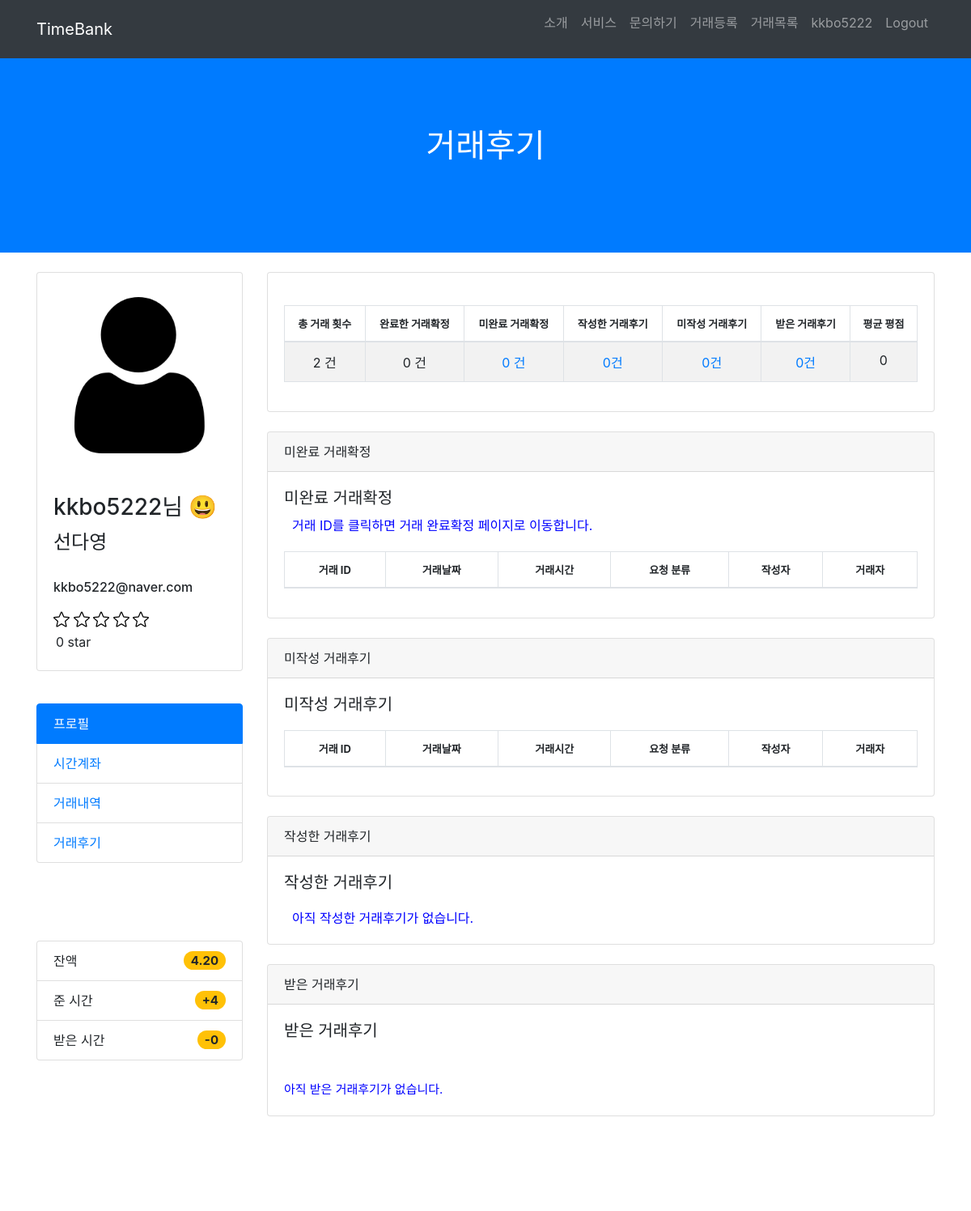
The page /account/kkbo5222/my_review (signed in, upper part) on the database as committed earlier.
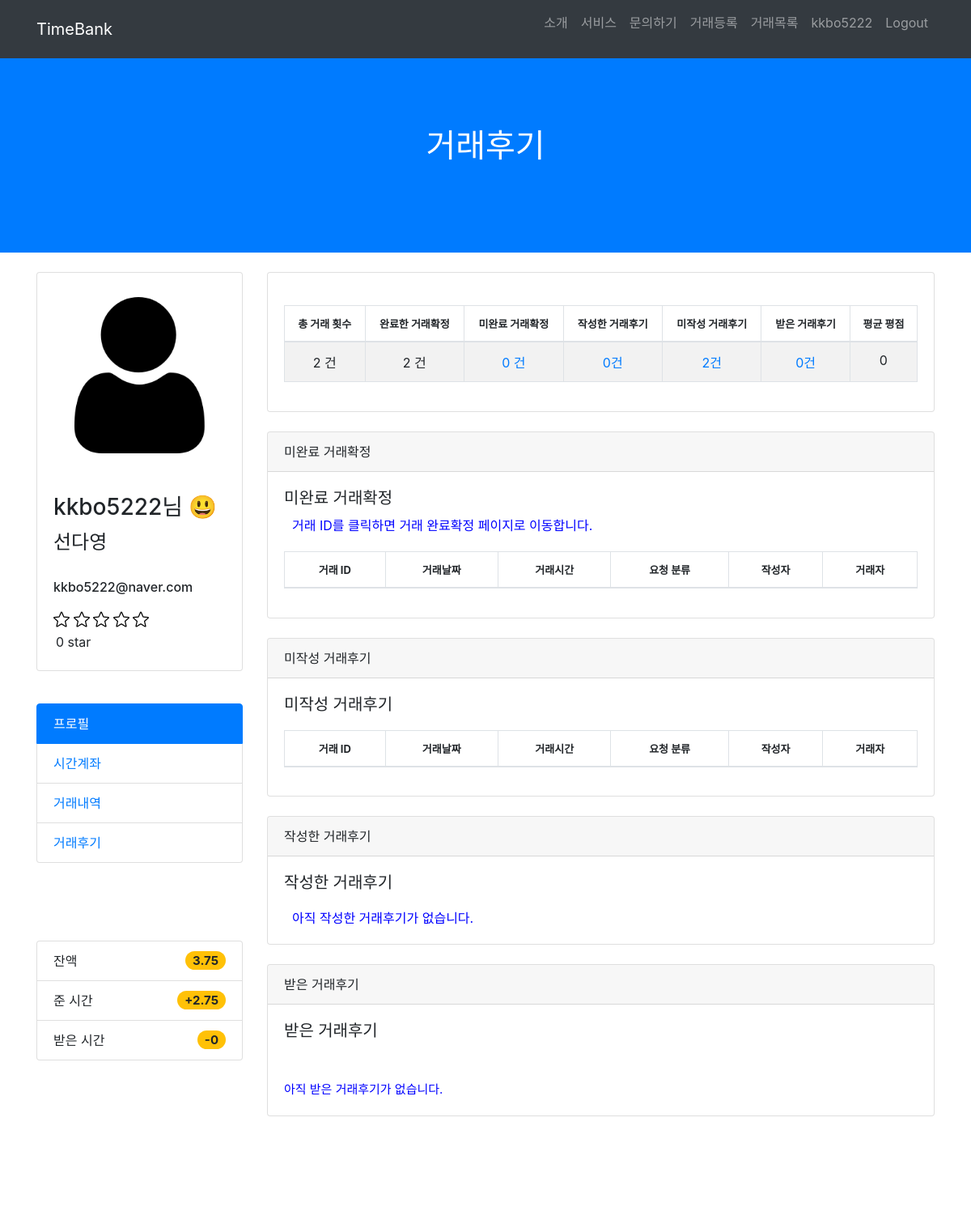
The same page on the database as committed later.
### TimeBank_account/models.py (models this page shows, shortened)
class User(AbstractUser):
    username = models.CharField(max_length=64, verbose_name='사용자ID', unique=True)
    email = models.EmailField(max_length=128, verbose_name='E-mail')
    name = models.CharField(max_length=64, verbose_name='이름')
    password = models.CharField(max_length=100, verbose_name='비밀번호')
    contact = models.CharField(max_length=150, verbose_name='연락처')
    birth = models.CharField(max_length=150, verbose_name='생년월일')
    user_age = models.CharField(max_length=50, verbose_name='연령대')
    gender_choice = [('여성','여성'),('남성','남성'),('기타','기타')]
    gender = models.CharField(max_length=2, choices=gender_choice, verbose_name='성별')
    balance = models.DecimalField(decimal_places=2, max_digits=5,verbose_name='잔액', default=0)
    registered_dtn = models.DateField(auto_now_add=True, verbose_name='가입일자')
    image = models.ImageField(upload_to="images/", blank=True)
    about = models.TextField(verbose_name="소개말", blank=True)
    object = CustomUserManager()
    user_mode = [('코디네이터','코디네이터'),('사용자','사용자')]
    mode = models.CharField(max_length=60, choices=user_mode, verbose_name='유저등급', default='사용자', null=True)
    star = models.IntegerField(validators=[MinValueValidator(1), MaxValueValidator(5)], null=True, verbose_name='평균평점')
    class Meta:
        db_table = 'TimeBank_user'

### TimeBank_account/views.py (the view)
# urls.py: path('<str:username>/my_review', views.my_review, name="my_review"),
def my_review(request, username):
    user_profile = get_object_or_404(User,username=username)
    post = Post.objects.filter(giver= user_profile) | Post.objects.filter(taker= user_profile)
    reviews = Review.objects.filter(author=user_profile)    # 내가 작성한 거래
    recieved_reviews = Review.objects.filter(partner=user_profile)  # 받은 리뷰
    admin = user_profile
    if request.user.mode == '코디네이터':
        admin = request.user, user_profile
    else:
        admin = user_profile
    my_review = post & Post.objects.filter(status="완료확정")   #작성가능 리뷰
    ck_review = Review.objects.filter(post__in=my_review) # 리뷰작성여부 판단
    print(ck_review)
    post_num = len(post)    #총 거래 횟수
    my_review_num = len(my_review)  # 완료한 거래확정수
    not_success_cks = Post.objects.filter(taker= user_profile) & Post.objects.filter(status="완료") #미완료 거래확정
    not_success_ck_num = len(not_success_cks)      # 미완료 거래확정 수
    review_num = len(reviews)       # 작성한 거래후기
    not_created_review_num = len(my_review)-len(ck_review)  # 미작성 거래후기수
    recieved_review_num = len(recieved_reviews)    # 받은 거래후기
    if reviews:
        reviews = reviews
    else:
        reviews = None
    if recieved_review_num == 0:
        avg_star = 0
    else:
        avg_star = user_profile.star/recieved_review_num
    if 0<=avg_star<1:
        avg_star_view = 0
    elif 1<=avg_star<2:
        avg_star_view = 1
    elif 2<=avg_star<3:
        avg_star_view = 2
    elif 3<=avg_star<4:
        avg_star_view = 3
    elif 4<=avg_star<5:
        avg_star_view = 4
    elif avg_star==5:
        avg_star_view = 5
    plus_list = Account.objects.filter(giver= user_profile).aggregate(Sum('tok'))
    plus_tok = plus_list['tok__sum']
    minus_list = Account.objects.filter(taker= user_profile).aggregate(Sum('tok'))
    minus_tok = minus_list['tok__sum']
    if minus_tok == None:
        minus_tok = 0
    else:
        minus_tok
    if plus_tok == None:
        plus_tok = 0
    context = {"user_profile":user_profile, "post_num":post_num, "review_num":review_num, "reviews":reviews, 'post':post, 'not_created_review_num':not_created_review_num,
                'plus_tok':plus_tok, "minus_tok":minus_tok, "recieved_reviews":recieved_reviews,"not_success_ck_num":not_success_ck_num
                ,"avg_star":avg_star,"avg_star_view":avg_star_view,"recieved_review_num":recieved_review_num,"admin":admin
                ,"not_success_cks": not_success_cks,'reviews':reviews,'my_review_num':my_review_num, 'review_num':review_num
                ,"ck_review":ck_review}
    return render(request, 'my_review.html', context)

### TimeBank_account/templates/my_review.html (shortened to what the changed rows need)
{% load static %}
<html lang="en">
<head>
  <link href="{% static 'vendor/bootstrap/css/bootstrap.min.css' %}" rel="stylesheet">
  <link href="{% static 'css/scrolling-nav.css' %}" rel="stylesheet">
</head>
<body id="page-top">
 <nav class="navbar navbar-expand-lg navbar-dark bg-dark fixed-top" id="mainNav">
  <div class="container">
    <div class="collapse navbar-collapse" id="navbarResponsive">
      <ul class="navbar-nav ml-auto">
        {% if user.is_authenticated %}
        <li class="nav-item">
          <a class="nav-link js-scroll-trigger" href="{% url 'profile' user.username %}">{{ user.get_username }}</a>
        </li>
        <li class="nav-item">
          <form action="{% url 'logout' %}" method="POST">
            <input type="submit" class="nav-link logout" href="{% url 'logout' %}" value="Logout" style="border: none; background: transparent;">
          </form>
        </li>
        {% endif %}
      </ul>
    </div>
  </div>
</nav>
  <header class="bg-primary text-white">
    <div class="container text-center">
      <h1>거래후기</h1>
    </div>
  </header>
 <div class="container">
  <div class="row">
    <div class="col-lg-3">
      <div class="card mt-4">
        <div class="card-body">
          <h3 class="card-title">{{ user_profile.username }}님 😃</h3>
          <h4>{{ user_profile.name }}</h4><br>
          <h6>{{ user_profile.email }}</h6>
          <span>
            {% if avg_star_view == 0 %}
              <img width="20" height="20"/>
              <img width="20" height="20"/>
              <img width="20" height="20"/>
              <img width="20" height="20"/>
              <img width="20" height="20"/>
              {% elif avg_star_view == 5 %}
              &#11088;&#11088;&#11088;&#11088;
              {% endif %}
          </span>
           <div style="margin: 3px; margin-top:5px;">{{avg_star}} star</div>
        </div>
      </div>
      {% if user_profile.username == user.get_username %}
        <br><br>
      {% endif %}
      <br><br>
      <ul class="list-group">
        <li class="list-group-item d-flex justify-content-between align-items-center">
          잔액
          <span class="badge badge-warning badge-pill" style="font-size: 15px;">{{ user_profile.balance }}</span>
        </li>
        <li class="list-group-item d-flex justify-content-between align-items-center">
          준 시간
          <span class="badge badge-warning badge-pill" style="font-size: 15px;">+{{plus_tok}}</span>
        </li>
      </ul>
    </div>
    <div class="col-lg-9">
      {% if request.user == admin %}
      <div class="card card-outline-secondary my-4">
        <div class="card-body">
          <table id="example" class="table table-striped table-bordered" style="width:100%; margin-top: 20px;">
            <thead>
              <tr>
                <th style="font-size: 13px; text-align: center;">총 거래 횟수</th>
                <th style="font-size: 13px; text-align: center;">완료한 거래확정</th>
                <th style="font-size: 13px; text-align: center;">미완료 거래확정</th>
                <th style="font-size: 13px; text-align: center;">작성한 거래후기</th>
                <th style="font-size: 13px; text-align: center;">미작성 거래후기</th>
                <th style="font-size: 13px; text-align: center;">받은 거래후기</th>
                <th style="font-size: 13px; text-align: center;">평균 평점</th>
            </tr>
            </thead>
            <tbody>
                <tr>
                  <td style="text-align: center; height: 30px;">{{post_num}} 건</td>
                  <td style="text-align: center; height: 30px;">{{my_review_num}} 건</td>
                  <td style="text-align: center; height: 30px;"><a href="#not_success_ck_num">{{not_success_ck_num}} 건</a></td>
                  <td style="text-align: center; height: 30px;"><a href="#review_num">{{review_num}}건</a></td>
                  <td style="text-align: center; height: 30px;"><a href="#not_created_review_num">{{not_created_review_num}}건</a></td>
                  <td style="text-align: center; height: 30px;"><a href="#recieved_review_num">{{recieved_review_num}}건</a></td>
                  <td style="text-align: center; height: 30px;">{{avg_star}}</td>
                </tr>
        </table>
        </div>
      </div>
      <div class="card card-outline-secondary my-4">
        <div class="card-header">
          <a name="not_success_ck_num">미완료 거래확정</a>
        </div>
        <div class="card-body">
          <h5 style="margin-bottom: 10px;">미완료 거래확정</h5>
          <p style="margin-left: 10px; font-size: 16px; color: blue;">거래 ID를 클릭하면 거래 완료확정 페이지로 이동합니다.</p>
          <table id="example" class="table table-striped table-bordered" style="width:100%; margin-top: 20px;">
            <thead>
                <tr>
                  <th style="font-size: 13px; text-align: center;">거래 ID</th>
                  <th style="font-size: 13px; text-align: center;">거래날짜</th>
                  <th style="font-size: 13px; text-align: center;">거래시간</th>
                  <th style="font-size: 13px; text-align: center;">요청 분류</th>
                  <th style="font-size: 13px; text-align: center;">작성자</th>
                  <th style="font-size: 13px; text-align: center;">거래자</th>
                </tr>
            </thead>
          </table>
        </div>
    </div>
      <div class="card card-outline-secondary my-4">
        <div class="card-header">
          <a name="not_created_review_num">미작성 거래후기</a>
        </div>
        <div class="card-body">
          <h5 style="margin-bottom: 10px;">미작성 거래후기</h5>
          <table id="example" class="table table-striped table-bordered" style="width:100%; margin-top: 20px;">
            <thead>
                <tr>
                  <th style="font-size: 13px; text-align: center;">거래 ID</th>
                  <th style="font-size: 13px; text-align: center;">거래날짜</th>
                  <th style="font-size: 13px; text-align: center;">거래시간</th>
                  <th style="font-size: 13px; text-align: center;">요청 분류</th>
                  <th style="font-size: 13px; text-align: center;">작성자</th>
                  <th style="font-size: 13px; text-align: center;">거래자</th>
                </tr>
            </thead>
          </table>
        </div>
    </div>
    <div class="card card-outline-secondary my-4">
        <div class="card-header">
          <a name="review_num">작성한 거래후기</a>
        </div>
        <div class="card-body">
          <h5 style="margin-bottom: 20px;">작성한 거래후기</h5>
          {% if reviews %}
          {% for review in reviews %}
            <div class="card border" style="margin: 10px;">
                <div class="card-body">
                    <h5 class="card-title">
                      {% if review.star == 1 %}
                                      &#11088;
                                      <img width="20" height="20"/>
                                          <img width="20" height="20"/>
                                          <img width="20" height="20"/>
                                          <img width="20" height="20"/>
                                       {% elif review.star == 2 %}
                                       &#11088;&#11088;
                                          <img width="20" height="20"/>
                                          <img width="20" height="20"/>
                                          <img width="20" height="20"/>
                                       {% elif review.star == 3 %}
                                          &#11088;&#11088;&#11088;
                                          <img width="20" height="20"/>
                                          <img width="20" height="20"/>
                                        {% elif review.star == 4 %}
                                          &#11088;&#11088;&#11088;&#11088;
                                          <img width="20" height="20"/>
                                        {% elif review.star == 5 %}
                                          &#11088;&#11088;&#11088;&#11088;
                                    {% endif %}
                    </h5>
                    <p class="card-text">{{review.content}}</p>
                </div>
                <ul class="list-group list-group-flush">
                    <li class="list-group-item">작성자: {{review.author}}</li>
                    <li class="list-group-item">실거래시간 : {{review.hour}}
                        <a href="{% url 'review_detail' review.post.id review.id %}" class="btn btn-primary" style="float:right;">Read More</a>
                    </li>
                </ul>
              </div>
        {% endfor %}
        {% else %}
        <div style="margin-left: 10px; font-size: 16px; color: blue;">아직 작성한 거래후기가 없습니다.</div>
        {% endif %}
        </div>
    </div>
    <div class="card card-outline-secondary my-4">
      <div class="card-header">
        <a name="recieved_review_num">받은 거래후기</a>
      </div>
      <div class="card-body">
        <h5 style="margin-bottom: 10px;">받은 거래후기</h5>
      </div>
      {% if recieved_reviews %}
        {% for recieved_review in recieved_reviews %}
          <div class="card border" style="margin: 20px;">
              <div class="card-body">
                  <h5 class="card-title">
                    {% if recieved_review.star == 1 %}
                                      &#11088;
                                      <img width="20" height="20"/>
                                          <img width="20" height="20"/>
                                          <img width="20" height="20"/>
                                          <img width="20" height="20"/>
                                       {% elif recieved_review.star == 2 %}
                                       &#11088;&#11088;
                                          <img width="20" height="20"/>
                                          <img width="20" height="20"/>
                                          <img width="20" height="20"/>
                                       {% elif recieved_review.star == 3 %}
                                          &#11088;&#11088;&#11088;
                                          <img width="20" height="20"/>
                                          <img width="20" height="20"/>
                                        {% elif recieved_review.star == 4 %}
                                          &#11088;&#11088;&#11088;&#11088;
                                          <img width="20" height="20"/>
                                        {% elif recieved_review.star == 5 %}
                                          &#11088;&#11088;&#11088;&#11088;
                                    {% endif %}
                  </h5>
                  <p class="card-text">{{recieved_review.content}}</p>
              </div>
              <ul class="list-group list-group-flush">
                  <li class="list-group-item">작성자: {{recieved_review.author}}</li>
                  <li class="list-group-item">실거래시간 : {{recieved_review.hour}}
                      <a href="{% url 'review_detail' recieved_review.post.id recieved_review.id %}" class="btn btn-primary" style="float:right;">Read More</a>
                  </li>
              </ul>
            </div>
      {% endfor %}
      {% else %}
      <div style="margin: 20px; font-size: 15px; color: blue;">아직 받은 거래후기가 없습니다.</div>
      {% endif %}
    </div>
    </div>
    {% endif %}
    </div>
    </div>
</body>

Rows that differ between the two databases and show on the page:
changed User "kkbo5222": balance "4.20" → "3.75"
Other text that changed with them:
{{ plus_tok }}: "4" → "2.75"
{{ my_review_num }}: "0" → "2"
{{ not_created_review_num }}: "0" → "2"
